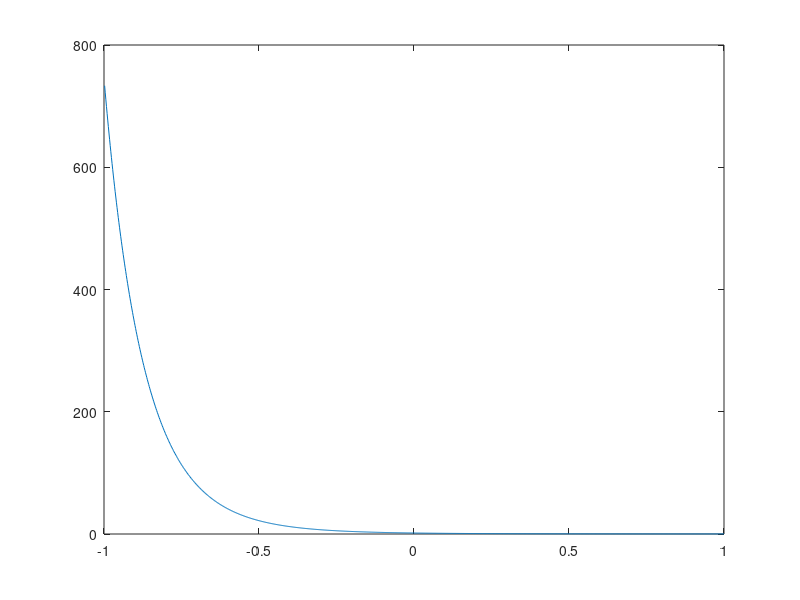

Recreate this plot in MATLAB.
for i =1 : 1000;
    z(i) = -1+i/500;
%     z(i) = 1.5
     h(i) = exp(-((z(i)+1)^2)/8)*exp(2*(z(i)-1)^2)/4    ;
 %   h(i) = -15*z(i)^2 + 34*z(i)-(15-16*0.69); 
end
plot(z, h)